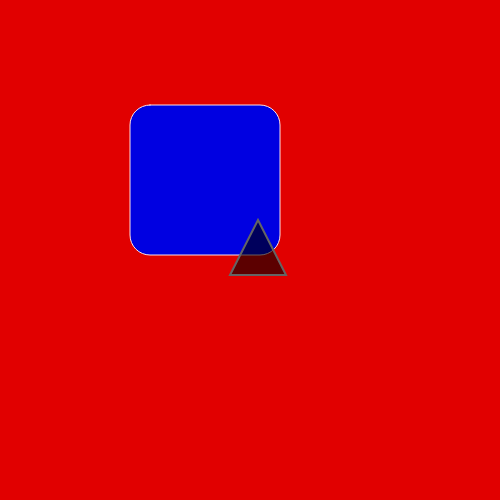
Frame 1 (no input)
Frame 60 (no input): identical to frame 1, image omitted
Frame 120 (the mouse pressed at the canvas centre since frame 60): identical to frame 1, image omitted

The p5.js sketch that drew this single still picture (run headless with seeded random() and noise() and a simulated clock; from frame 60 on, the mouse is pressed at the canvas centre):

// p5.js sketch
// ── sketch.js
function setup() {
  createCanvas(500, 500); 
}

function draw() {
  background(225, 0, 0); // A light pink background, similar to the video
  fill(0, 0, 225);
  stroke(255, 225, 225);
  strokeWeight(1);
  rect(130, 105, 150, 150, 20);
  stroke(100);
  strokeWeight(2);
  fill(0, 0, 0, 150);
  triangle(230, 275, 258, 220, 286, 275);
}


// this watching to learn (https://www.youtube.com/watch?v=LuGsp5KeJMM)
/*


*/
// ── style.css
body {
  margin: 0;
  display: flex;
  justify-content: center; /* Center horizontally */
  align-items: center; /* Center vertically */
  min-height: 100vh; /* Make sure body takes full viewport height */
  background-color: #f0f0f0; /* Light grey background for the page */
  overflow: hidden; /* Hide scrollbars if canvas is larger than viewport */
}

canvas {
  display: block; /* Remove extra space below canvas */
  border: 1px solid #ccc; /* Add a subtle border to the canvas */
}
